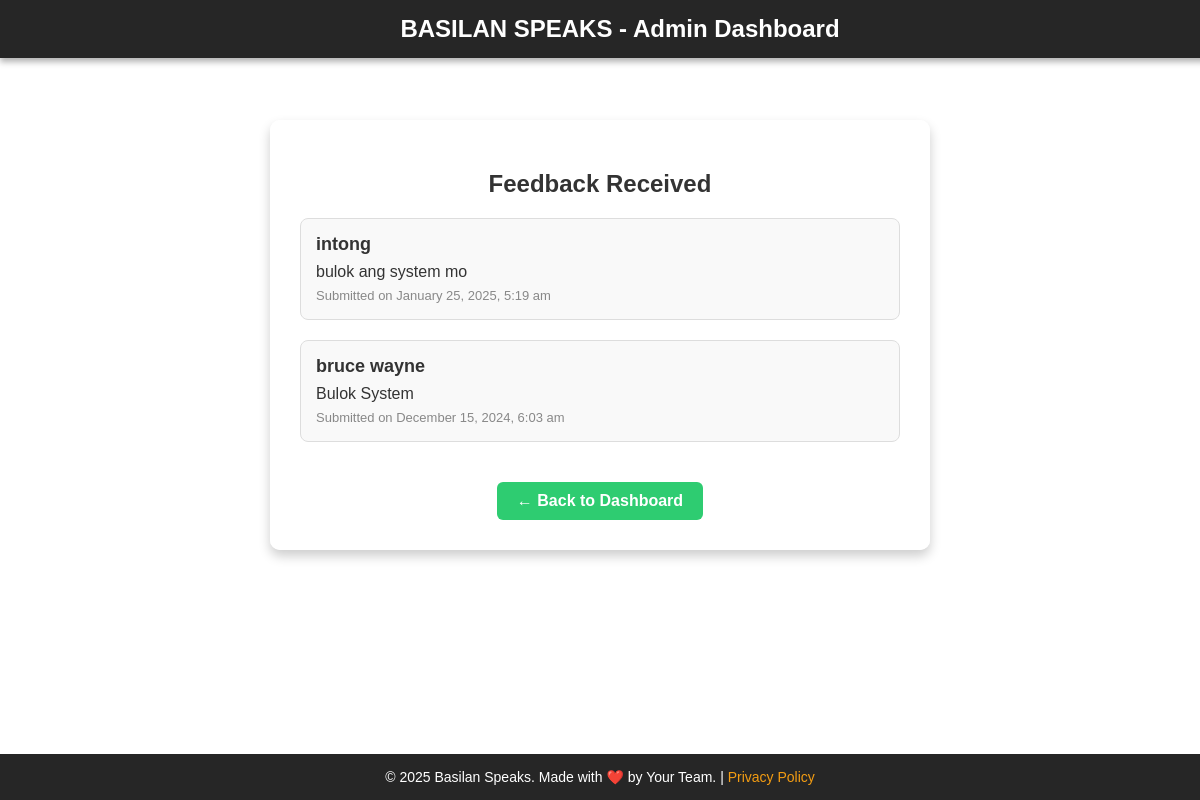
The page /receive_feedback.php (signed in) on the database its author committed.
### tables this page shows
CREATE TABLE `feedbacks` (
  `id` int(11) NOT NULL,
  `user_id` int(11) NOT NULL,
  `message` text NOT NULL,
  `submitted_at` timestamp NOT NULL DEFAULT current_timestamp()
);

CREATE TABLE `users` (
  `id` int(11) NOT NULL,
  `username` varchar(255) NOT NULL,
  `password` varchar(255) NOT NULL
);

### receive_feedback.php (the view, shortened to what this page needs)
<?php
require 'db.php';
$query = "SELECT f.id, f.message, f.submitted_at, u.username
          FROM feedbacks f
          JOIN users u ON f.user_id = u.id
          ORDER BY f.submitted_at DESC";
$stmt = $db->prepare($query);
$stmt->execute();
$feedbacks = $stmt->fetchAll(PDO::FETCH_ASSOC);
?>
<!DOCTYPE html>
<html lang="en">
<head>
</head>
<body>
  <header>
    <h1>BASILAN SPEAKS - Admin Dashboard</h1>
  </header>
  <div class="container">
    <h2>Feedback Received</h2>
    <?php if (empty($feedbacks)): ?>
      <p>No feedback submitted yet.</p>
    <?php else: ?>
      <?php foreach ($feedbacks as $feedback): ?>
        <div class="feedback-item">
          <h3><?php echo htmlspecialchars($feedback['username']); ?></h3>
          <p><?php echo nl2br(htmlspecialchars($feedback['message'])); ?></p>
          <small>Submitted on <?php echo date('F j, Y, g:i a', strtotime($feedback['submitted_at'])); ?></small>
        </div>
      <?php endforeach; ?>
    <?php endif; ?>
    <div>
      <a href="admin_dashboard.php" class="back-btn">← Back to Dashboard</a>
    </div>
  </div>
  <footer>
    &copy; <?= date("Y"); ?> Basilan Speaks. Made with ❤️ by Your Team. | <a href="privacy.php">Privacy Policy</a>
  </footer>
</body>
</html>

### receive_feedback.php (style rules this page uses)
body { font-family: Arial, sans-serif; background: url('./uploads/translator.jpg') no-repeat center center fixed; background-size: cover; margin: 0; padding: 0; color: #333; }
header { background: rgba(0, 0, 0, 0.85); color: white; padding: 15px 20px; text-align: center; position: fixed; top: 0; width: 100%; z-index: 1000; box-shadow: 0 4px 6px rgba(0,0,0,0.3); }
header h1 { font-size: 24px; margin: 0; }
.container { margin: 120px auto 40px; max-width: 600px; background: rgba(255, 255, 255, 0.95); padding: 30px; border-radius: 10px; box-shadow: 0 6px 12px rgba(0, 0, 0, 0.2); text-align: center; }
h2 { margin-bottom: 20px; }
.feedback-item { background: #f9f9f9; padding: 15px; border: 1px solid #ddd; border-radius: 8px; margin-bottom: 20px; text-align: left; }
.feedback-item h3 { font-size: 18px; margin: 0 0 8px; }
.feedback-item p { font-size: 16px; margin: 5px 0; }
.feedback-item small { color: #888; font-size: 13px; }
.back-btn { display: inline-block; margin-top: 20px; background: #2ecc71; color: white; padding: 10px 20px; border-radius: 6px; text-decoration: none; font-weight: bold; }
footer { background: rgba(0, 0, 0, 0.85); color: white; text-align: center; padding: 15px 0; position: fixed; bottom: 0; width: 100%; font-size: 14px; }
footer a { color: #f39c12; text-decoration: none; font-weight: 500; }

### rows shown on the page
feedbacks: user.username "intong", message "bulok ang system mo", submitted_at "January 25, 2025, 5:19 am"
feedbacks: user.username "bruce wayne", message "Bulok System", submitted_at "December 15, 2024, 6:03 am"
